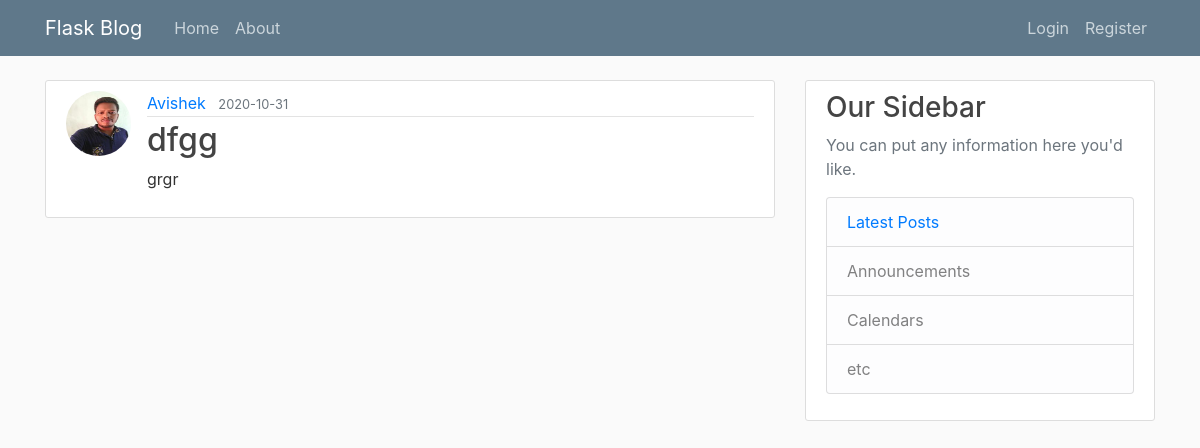
Page /post/23 on the earlier database version.
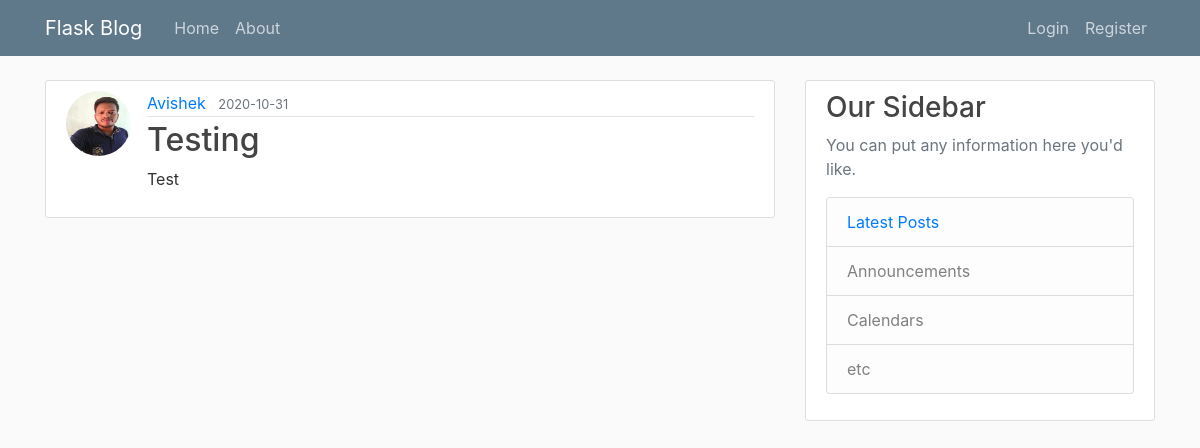
Same page on the later database version.
### flaskblogapp/models.py (models this page shows, shortened)
class Post(db.Model):
    id=db.Column(db.Integer,primary_key=True)
    title=db.Column(db.String(100),nullable=False)
    date_posted=db.Column(db.DateTime,nullable=False,default=datetime.utcnow())
    content=db.Column(db.Text,nullable=False)
    user_id=db.Column(db.Integer,db.ForeignKey('user.id'),nullable=False)

### flaskblogapp/posts/routes.py (the view)
@posts.route('/post/<int:post_id>', methods=['GET', 'POST'])
def post(post_id):
    post=Post.query.get_or_404(post_id)
    return render_template('post.html',title=post.title,post=post)

### flaskblogapp/templates/post.html (shortened to what this page needs)
{%extends 'layout.html'%}
{%block content%}
<article class="media content-section">
  <img class="rounded-circle article-img" src="{{ url_for('static',filename='profile_pics/'+post.author.image_file) }}">
  <div class="media-body">
    <div class="article-metadata">
      <a class="mr-2" href="{{ url_for('users.user_posts',username=post.author.username) }}">{{ post.author.username }}</a>
      <small class="text-muted">{{ post.date_posted.strftime('%Y-%m-%d') }}</small>
    </div>
    <h2 class="article-title">{{ post.title }}</h2>
    <p class="article-content">{{ post.content }}</p>
  </div>
</article>
{%endblock content%}

Differences in the rows shown:
changed Post: title "dfgg" → "Testing"; content "grgr" → "Test"
